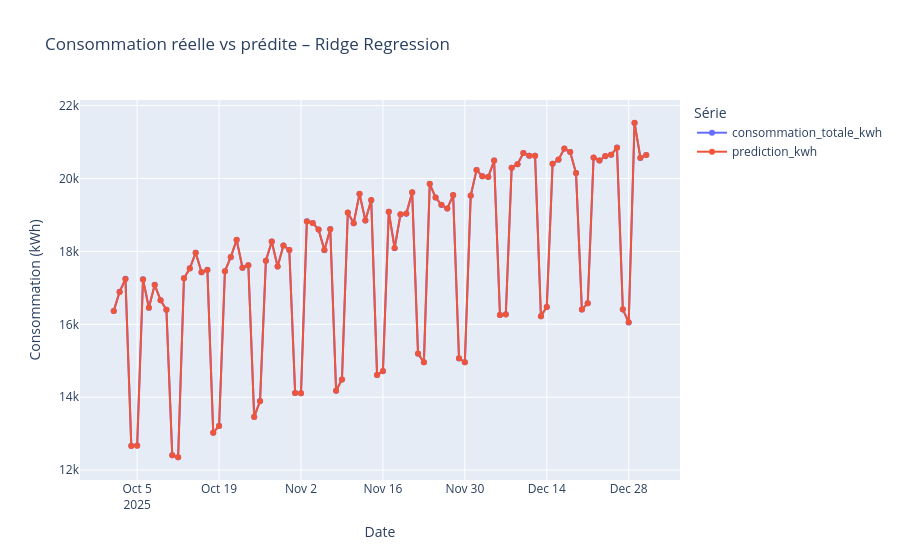

The code cell stored with this chart in its notebook:
### Code cell
# Visualisation réel vs prédit

predictions_long = predictions_test.melt(
    id_vars=["date"],
    value_vars=[target, "prediction_kwh"],
    var_name="serie",
    value_name="consommation_kwh"
)

fig = px.line(
    predictions_long,
    x="date",
    y="consommation_kwh",
    color="serie",
    markers=True,
    title=f"Consommation réelle vs prédite – {best_model_name}",
    labels={
        "date": "Date",
        "consommation_kwh": "Consommation (kWh)",
        "serie": "Série"
    }
)

fig.show()
